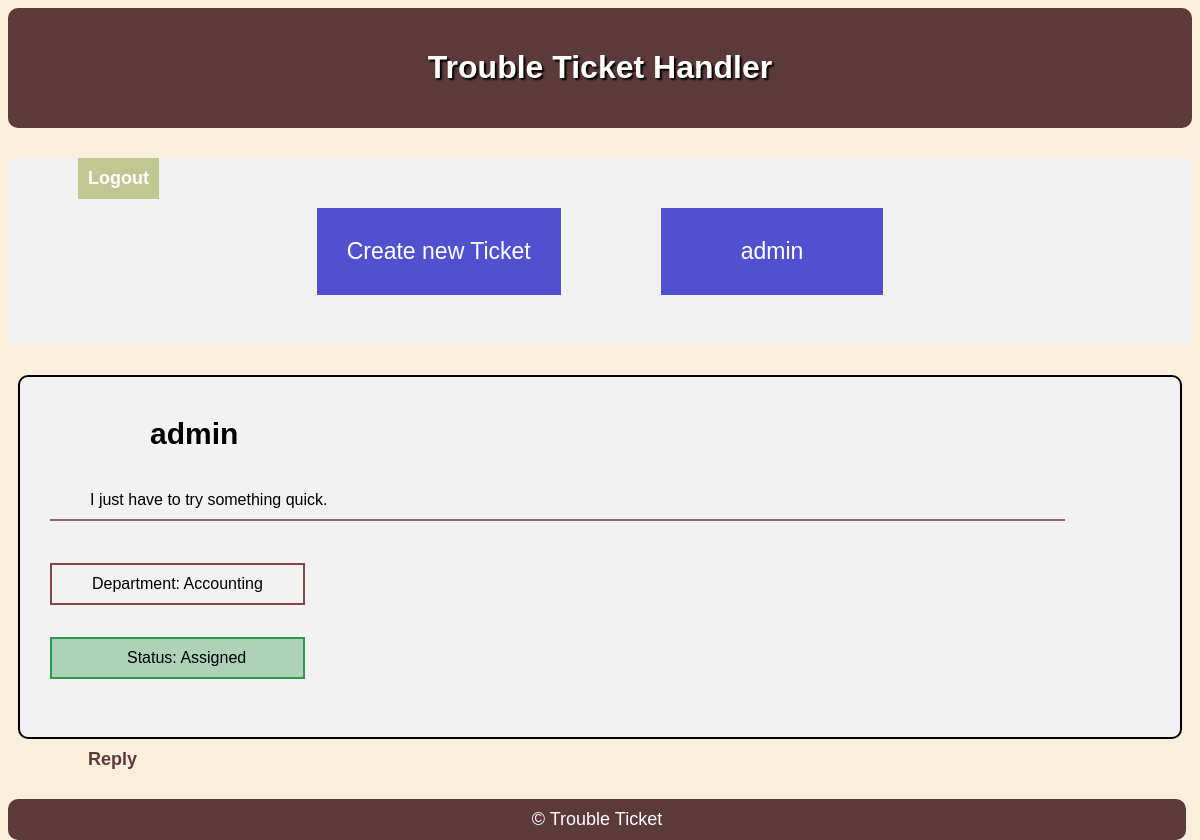
Page /main.php (signed in) on the committed database.
### tables this page shows
CREATE TABLE user (
  id INTEGER PRIMARY KEY AUTOINCREMENT,
  status TEXT NOT NULL,
  name TEXT NOT NULL,
  username TEXT UNIQUE NOT NULL,
  password TEXT NOT NULL,
  email TEXT NOT NULL,
  department TEXT
);

### main.php (the view, shortened to what this page needs)
<?php
$db = getDataBaseConnection();
$stmt = $db->prepare("SELECT * FROM user WHERE id = :id");
$stmt->bindParam(':id', $_SESSION['user_id']);
$stmt->execute();
$user = $stmt->fetch();
$stmt = $db->prepare("SELECT user.name as client_name, ticket.message, ticket.status, ticket.department as dep, ticket.id as ticket_id
                      FROM ticket
                      JOIN user ON ticket.client_id = user.id
                      WHERE user.id = :id");
$stmt->bindParam(':id', $_SESSION['user_id']);
$stmt->execute();
$tickets = $stmt->fetchAll();
?>
<!DOCTYPE html>
<html lang="en-US">
<head>
    <link rel="stylesheet" href="style2.css">
</head>
<body>
<header>
    <h1><a href="main.php">Trouble Ticket Handler</a></h1>
</header>
<a href="login.php" class="a-prof">Logout</a>
<ul id="menu">
    <a href="ticket.php">
        <li class="first">Create new Ticket</li>
    </a>
    <a href="profile.php">
        <li class="last"><?= $user['name'] ?></li>
    </a>
</ul>
<?php foreach ($tickets as $ticket): ?>
  <div id="ticket" style = "padding-bottom: 200px">
    <h2><?= $ticket['client_name'] ?></h2>
    <p id = "message" ><?= $ticket['message'] ?></p>
    <div class = "ticket-info" >
      <p>Department: <?= $ticket['dep'] ?></p>
      <p>Status: <?= $ticket['status'] ?></p>
    </div>
  </div>
  <a href="#" class="reply-ticket" onclick="showFormReply(<?= $ticket['ticket_id'] ?>)">Reply</a>
<?php endforeach; ?>
<footer>
&copy; Trouble Ticket
</footer>
</body>
</html>

### style2.css (style rules this page uses)
body { font-family: Arial, sans-serif; background-color: rgb(250, 238, 220); margin: 15; padding: 0; margin-bottom: 70px; }
header { background-color: rgb(92, 58, 58); color: #fff; padding: 20px; text-align: center; margin-bottom: 30px; border-radius: 10px; text-shadow: black 2px 2px 2px; }
h1 a { color: white; margin: 20px; }
a { color: rgb(92, 58, 58); text-decoration: none; }
footer { position: fixed; bottom: 0; width: 96.5%; border-radius: 10px; text-align: center; background-color: rgb(92, 58, 58); color: #fff; padding: 10px; margin-top: 30px; font-size: 18px; }
.a-prof { position: absolute; background-color:rgba(144, 158, 54, 0.5); padding: 10px; margin-left: 70px; display: inline-block; font-size: 18px; font-weight: bold; color: white; box-sizing: content-box; margin-bottom: 20px; }
ul { list-style-type: none; margin: 0; padding: 0; display: flex; justify-content: center; background-color: #f2f2f2; }
ul li { padding: 10px 20px; }
ul a li { color: white; text-decoration: none; font-size: 23px; margin: 50px; }
.first { padding: 30px; background-color: rgb(81, 81, 207); }
.last { padding: 30px; padding-right: 80px; padding-left: 80px; background-color:rgb(81, 81, 207); }
#ticket { background-color: #f2f2f2; margin: 10px; padding: 15px; padding-left: 30px; margin-bottom: 10px; margin-top: 30px; border: 2px solid black; border-radius: 10px; }
.ticket-info { display: flex; flex-direction: column; float: left; margin-bottom: 10px; margin-top: 10px; }
#ticket h2 { padding-left: 100px; font-size: 30px; margin-bottom: 30px; }
div#ticket p { padding-top: 10px; padding-bottom: 10px; padding-right: 40px; }
#ticket #message { border-bottom: 2px solid #836e6e; margin-right: 100px; padding-left: 40px; }
.ticket-info p:nth-child(1) { border: 2px solid #844844; padding-left: 40px; }
.ticket-info p:nth-child(2) { border: 2px solid #32964d; background-color: #32964d5a; padding-left: 75px; }
.reply-ticket { margin-top: 30px; font-size: 18px; font-weight: bold; margin-left: 80px; }

### rows in the picture
user: name "admin", message "I just have to try something quick.", dep "Accounting", status "Assigned"
